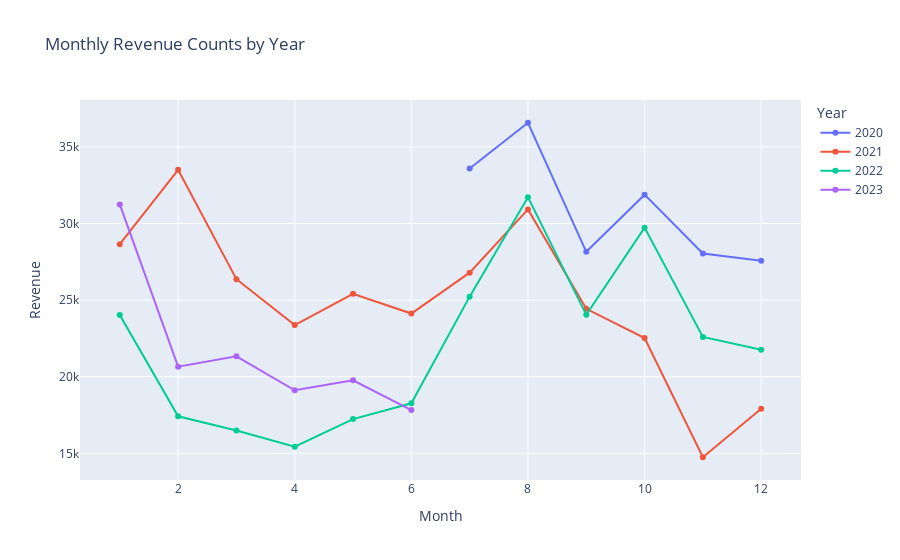

Write notebook code for a chart like this one.
### Code cell
df_date_month_year = df.groupby(['Year','Month'])[['Revenue']].count().reset_index()
import plotly.express as px

fig = px.line(
    df_date_month_year,
    x='Month',
    y='Revenue',
    color='Year',   # this creates separate lines by Year
    markers=True,
    title='Monthly Revenue Counts by Year'
)

fig.show()

### Figure 1 — Plotly figure (JSON) as saved in the notebook; plotly's stock layout.template omitted (floating-point values rounded to 4 significant figures)
{"data": [{"hovertemplate": "Year=2020<br>Month=%{x}<br>Revenue=%{y}<extra></extra>", "legendgroup": "2020", "line": {"color": "#636efa", "dash": "solid"}, "marker": {"symbol": "circle"}, "mode": "lines+markers", "name": "2020", "orientation": "v", "showlegend": true, "type": "scatter", "x": [7, 8, 9, 10, 11, 12], "xaxis": "x", "y": [33596, 36578, 28153, 31884, 28045, 27576], "yaxis": "y"}, {"hovertemplate": "Year=2021<br>Month=%{x}<br>Revenue=%{y}<extra></extra>", "legendgroup": "2021", "line": {"color": "#EF553B", "dash": "solid"}, "marker": {"symbol": "circle"}, "mode": "lines+markers", "name": "2021", "orientation": "v", "showlegend": true, "type": "scatter", "x": [1, 2, 3, 4, 5, 6, 7, 8, 9, 10, 11, 12], "xaxis": "x", "y": [28648, 33508, 26368, 23372, 25411, 24124, 26794, 30922, 24436, 22526, 14745, 17915], "yaxis": "y"}, {"hovertemplate": "Year=2022<br>Month=%{x}<br>Revenue=%{y}<extra></extra>", "legendgroup": "2022", "line": {"color": "#00cc96", "dash": "solid"}, "marker": {"symbol": "circle"}, "mode": "lines+markers", "name": "2022", "orientation": "v", "showlegend": true, "type": "scatter", "x": [1, 2, 3, 4, 5, 6, 7, 8, 9, 10, 11, 12], "xaxis": "x", "y": [24029, 17418, 16486, 15437, 17234, 18267, 25229, 31722, 24040, 29731, 22595, 21764], "yaxis": "y"}, {"hovertemplate": "Year=2023<br>Month=%{x}<br>Revenue=%{y}<extra></extra>", "legendgroup": "2023", "line": {"color": "#ab63fa", "dash": "solid"}, "marker": {"symbol": "circle"}, "mode": "lines+markers", "name": "2023", "orientation": "v", "showlegend": true, "type": "scatter", "x": [1, 2, 3, 4, 5, 6], "xaxis": "x", "y": [31246, 20658, 21335, 19119, 19767, 17824], "yaxis": "y"}], "layout": {"legend": {"title": {"text": "Year"}, "tracegroupgap": 0}, "title": {"text": "Monthly Revenue Counts by Year"}, "xaxis": {"anchor": "y", "domain": [0, 1], "title": {"text": "Month"}}, "yaxis": {"anchor": "x", "domain": [0, 1], "title": {"text": "Revenue"}}}}
